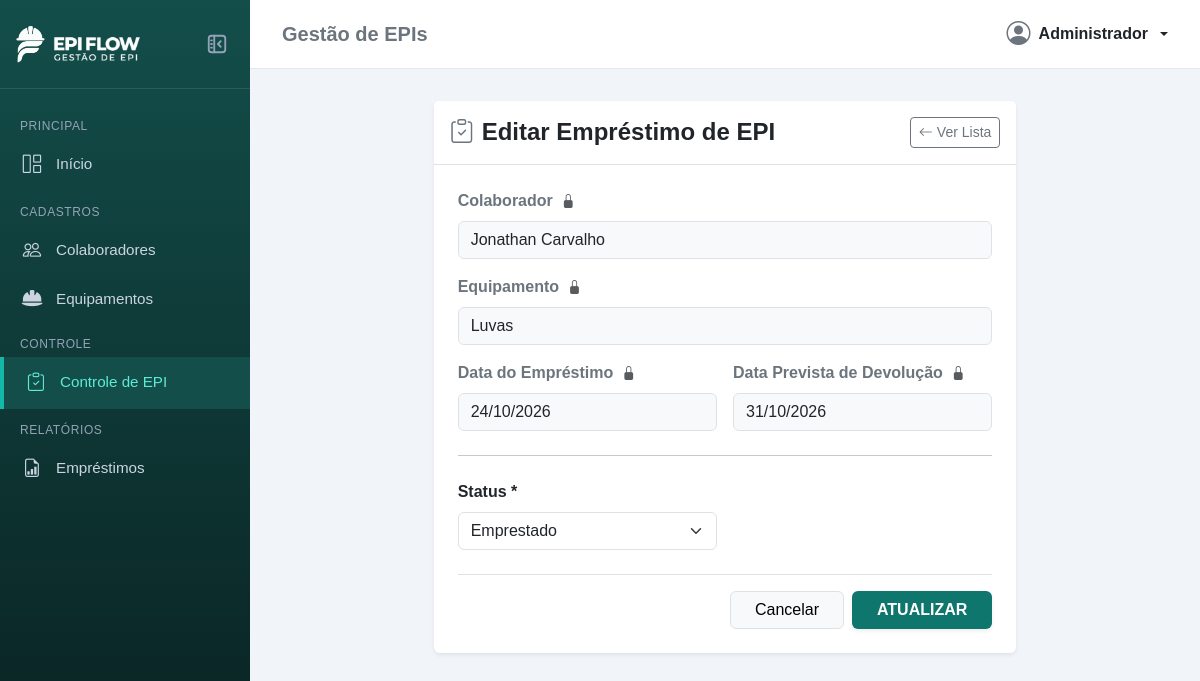
/emprestimos/11/editar/, run on the app's committed database.
### apps/emprestimos/models.py (models this page shows, shortened)
class Emprestimo(models.Model):
    STATUS_CHOICES = [
        ('Emprestado', 'Emprestado'),
        ('Fornecido', 'Fornecido'),
        ('Devolvido', 'Devolvido'),
        ('Danificado', 'Danificado'),
        ('Perdido', 'Perdido'),
    ]
    colaborador = models.ForeignKey(
        Colaborador,
        on_delete=models.PROTECT,
        related_name='emprestimos',
        verbose_name='Colaborador',
    )
    equipamento = models.ForeignKey(
        Equipamento,
        on_delete=models.PROTECT,
        related_name='emprestimos',
        verbose_name='Equipamento',
    )
    data_emprestimo = models.DateField(verbose_name='Data do Empréstimo')
    data_devolucao_prevista = models.DateField(
        null=True,
        blank=True,
        verbose_name='Data Prevista de Devolução'
    )
    data_devolucao_real = models.DateField(
        null=True,
        blank=True,
        verbose_name='Data da Devolução',
    )
    status = models.CharField(
        max_length=15,
        choices=STATUS_CHOICES,
        default='Emprestado',
        verbose_name='Status',
    )
    observacao = models.TextField(
        blank=True,
        default='',
        verbose_name='Observação na Devolução',
    )
    class Meta:
        verbose_name = 'Empréstimo'
        verbose_name_plural = 'Empréstimos'
        ordering = ['-id']

### apps/colaboradores/models.py (models this page shows, shortened)
class Colaborador(models.Model):
    nome = models.CharField(max_length=100)
    cpf = models.CharField(max_length=14)
    matricula = models.CharField(max_length=10)
    funcao = models.CharField(max_length=50)
    telefone = models.CharField(max_length=15)
    email = models.EmailField(max_length=60)
    ativo = models.BooleanField(default=True)

### apps/epis/models.py (models this page shows, shortened)
class Equipamento(models.Model):
    nome = models.CharField(max_length=100)
    ca_numero = models.CharField(max_length=30)
    validade_ca = models.DateField()
    saldo_estoque = models.IntegerField(default=0)
    estoque_minimo = models.IntegerField(default=5)
    ativo = models.BooleanField(default=True)

### apps/emprestimos/views.py (the view)
# urls.py: path('<int:id>/editar/', views.editar_emprestimo, name='editar'),
def editar_emprestimo(request, id):
    emprestimo = get_object_or_404(Emprestimo, id=id)
    status_anterior = emprestimo.status
    if request.method == 'POST':
        form = EmprestimoEdicaoForm(request.POST, instance=emprestimo)
        if form.is_valid():
            novo_status = form.cleaned_data['status']
            equipamento = emprestimo.equipamento
            if novo_status == 'Devolvido' and status_anterior != 'Devolvido':
                equipamento.saldo_estoque += 1
                equipamento.save(update_fields=['saldo_estoque'])
            elif status_anterior == 'Devolvido' and novo_status != 'Devolvido':
                equipamento.saldo_estoque = max(0, equipamento.saldo_estoque - 1)
                equipamento.save(update_fields=['saldo_estoque'])
            form.save()
            messages.success(request, 'Empréstimo atualizado com sucesso!')
            return redirect('emprestimos:listar')
        else:
            primeiro_campo = list(form.errors.keys())[0] if form.errors else ''
            msg_erro = form.errors[primeiro_campo][0] if primeiro_campo in form.errors else 'Verifique os dados preenchidos.'
            messages.error(request, f'Erro ao atualizar empréstimo! {msg_erro}')
    else:
        form = EmprestimoEdicaoForm(instance=emprestimo)
    return render(request, 'emprestimos/editar.html', {
        'form': form,
        'emprestimo': emprestimo,
        'titulo': 'Editar Empréstimo de EPI',
        'botao_texto': 'ATUALIZAR',
    })

### templates/emprestimos/editar.html (shortened to what this page needs)
{% extends 'base.html' %}
{% load static %}
{% block content %}
<div class="row justify-content-center">
    <div class="col-12 col-md-8">
        <div class="card shadow-sm border-0">
            <div class="card-header bg-white border-bottom py-3 d-flex justify-content-between align-items-center">
                <h4 class="mb-0 fw-bold text-dark">
                    <i class="bi bi-clipboard-check me-2 text-secondary"></i>{{ titulo }}
                </h4>
                <a href="{% url 'emprestimos:listar' %}" class="btn btn-outline-secondary btn-sm">
                    <i class="bi bi-arrow-left me-1"></i>Ver Lista
                </a>
            </div>
            <div class="card-body p-4">
                <form method="POST" novalidate>
                    <div class="mb-3">
                        <label class="form-label fw-semibold text-secondary">
                            Colaborador <i class="bi bi-lock-fill text-muted small ms-1" title="Campo bloqueado"></i>
                        </label>
                        <input type="text" class="form-control bg-light" value="{{ emprestimo.colaborador.nome }}"
                            readonly disabled>
                    </div>
                    <div class="mb-3">
                        <label class="form-label fw-semibold text-secondary">
                            Equipamento <i class="bi bi-lock-fill text-muted small ms-1" title="Campo bloqueado"></i>
                        </label>
                        <input type="text" class="form-control bg-light" value="{{ emprestimo.equipamento.nome }}"
                            readonly disabled>
                    </div>
                    <div class="row g-3 mb-3">
                        <div class="col-md-6">
                            <label class="form-label fw-semibold text-secondary">
                                Data do Empréstimo <i class="bi bi-lock-fill text-muted small ms-1"
                                    title="Campo bloqueado"></i>
                            </label>
                            <input type="text" class="form-control bg-light"
                                value="{{ emprestimo.data_emprestimo|date:'d/m/Y' }}" readonly disabled>
                        </div>
                        <div class="col-md-6">
                            <label class="form-label fw-semibold text-secondary">
                                Data Prevista de Devolução <i class="bi bi-lock-fill text-muted small ms-1"
                                    title="Campo bloqueado"></i>
                            </label>
                            <input type="text" class="form-control bg-light"
                                value="{% if emprestimo.data_devolucao_prevista %}{{ emprestimo.data_devolucao_prevista|date:'d/m/Y' }}{% else %}Não aplicável{% endif %}"
                                readonly disabled>
                        </div>
                    </div>
                    <hr class="my-4">
                    <div class="row g-3 mb-3">
                        <div class="col-md-6">
                            <label for="{{ form.status.id_for_label }}" class="form-label fw-semibold">
                                {{ form.status.label }} *
                            </label>
                            {{ form.status }}
                        </div>
                    </div>
                    <div class="d-flex justify-content-end gap-2 border-top pt-3 mt-4">
                        <a href="{% url 'emprestimos:listar' %}" class="btn btn-light border px-4">Cancelar</a>
                        <button type="submit" class="btn btn-custom px-4 fw-bold shadow-sm">
                            {{ botao_texto }}
                        </button>
                    </div>
                </form>
            </div>
        </div>
    </div>
</div>
{% endblock %}

### static/css/style.css (style rules this page uses)
:root { --primary-teal: #0f766e; --primary-dark: #134e4a; --sidebar-bg: #092020; --sidebar-hover: #134e4a; }
body { background-color: #f1f5f9; font-family: Arial, sans-serif; color: #333; margin: 0; min-height: 100vh; }
.btn-custom { background-color: var(--primary-teal); color: white; }

### data on the page
Emprestimo: colaborador.nome "Jonathan Carvalho", equipamento.nome "Luvas", data_emprestimo "24/10/2026", data_devolucao_prevista "31/10/2026", status "Emprestado"

### other printed values
{{ titulo }} "Editar Empréstimo de EPI"
{{ botao_texto }} "ATUALIZAR"
